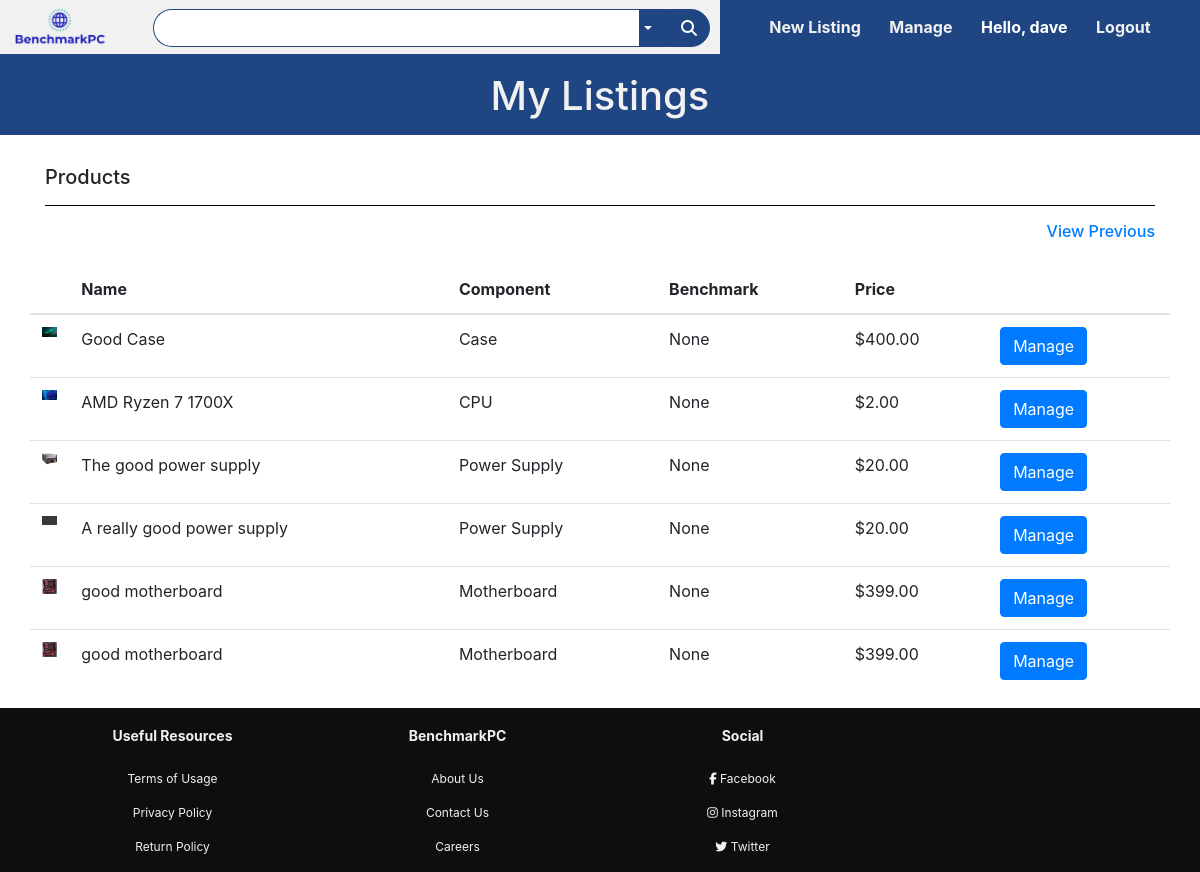
The app's page /manage (signed in), older data.
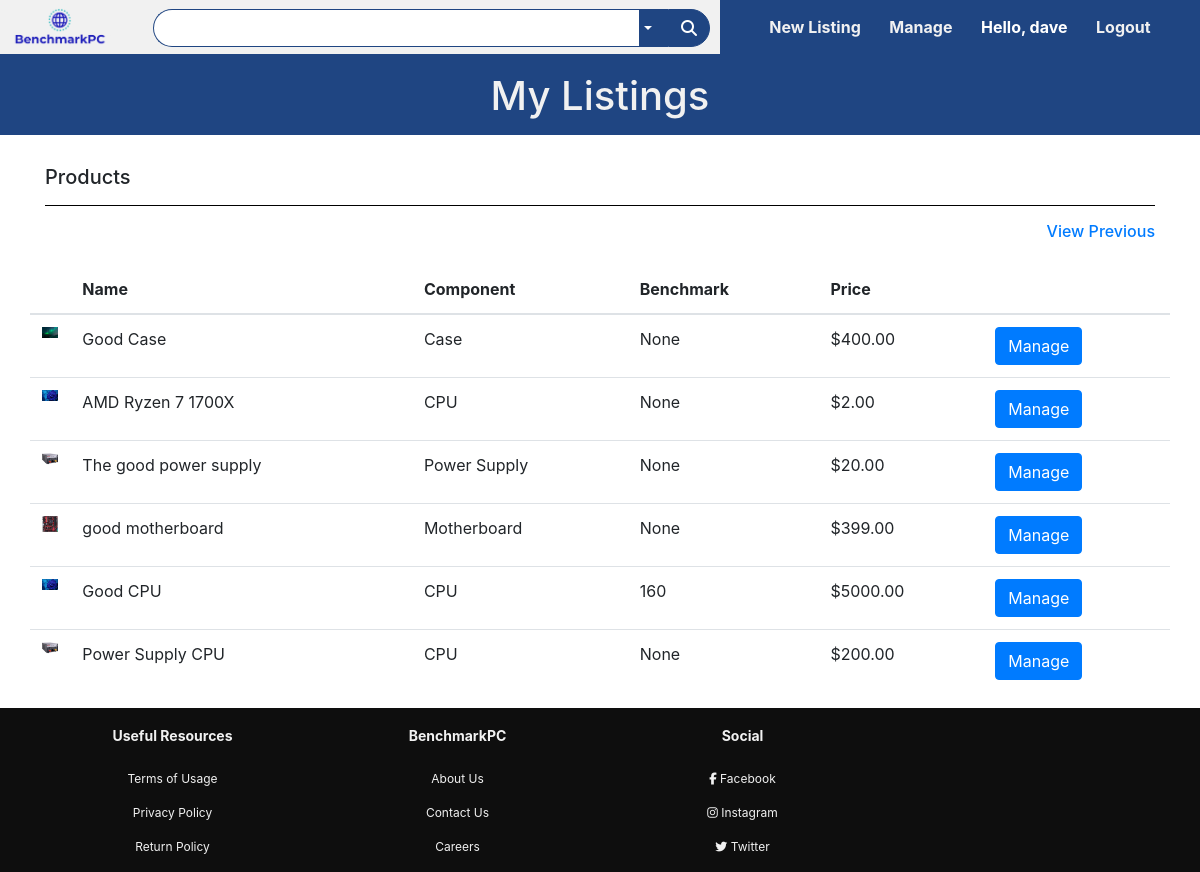
The same page, newer data.
### bench/models.py (models this page shows, shortened)
class User(UserMixin, db.Model):
    id = db.Column(db.Integer, primary_key=True)
    username = db.Column(db.String(80), unique=True, nullable=False)
    email = db.Column(db.String(120), unique=True, nullable=False)
    phone = db.Column(db.String(120), unique=True, nullable=False)
    password_hash = db.Column(db.String(128))
    listings = db.relationship('Listing', backref='user', lazy='dynamic')

class Images(db.Model):
    id = db.Column(db.Integer, primary_key=True)
    ImageName = db.Column(db.String(80), nullable=False)
    ImageListing = db.Column(db.Integer, db.ForeignKey('listing.id'))

class Listing(db.Model):
    id = db.Column(db.Integer, primary_key=True)
    ListingScore = db.Column(db.Integer, nullable=True)
    ListingState = db.Column(db.Integer, nullable=True, server_default="Open")
    ListingName = db.Column(db.String(80), unique=False, nullable=False)
    ListingPrice = db.Column(db.Numeric, unique=False, nullable=False)
    ListingType = db.Column(db.String(80), unique=False, nullable=False)
    ListingDescription = db.Column(
        db.String(80), unique=False, nullable=False, default="Empty")
    ListingTimeStamp = db.Column(
        db.DateTime, default=datetime.datetime.utcnow(), nullable=False)
    userId = db.Column(db.Integer, db.ForeignKey('user.id'))

### bench/routes.py (the view)
@app.route('/manage')
def manageListings():
    if current_user.is_anonymous:
        return redirect('/login')
    title = "Manage Listings | BenchmarkPC"
    listings = Listing.query.filter(Listing.userId==current_user.id, Listing.ListingState=='Open').all()
    listingsAndImages = []
    for listing in listings:
        print("Getting Image")
        image = Images.query.filter_by(ImageListing=listing.id).first()
        if(image != None):
            print("Got Image")
            listingsAndImages.append([listing, image.ImageName])
        else:
            listingsAndImages.append([listing])
    return render_template('search.html', title=title, listings=listingsAndImages, viewType='manage')

### bench/models.py (called while the page is built)
@login_manager.user_loader
def load_user(id):
    return User.query.get(int(id))

### bench/templates/search.html
{% extends 'base.html' %}
{% block content %}
<section class="results-heading-box">
    <div class="container">
        {% if viewType == 'search' %}
            <h1 class="text-center page-title">Results</h1>
        {% elif viewType == 'manage' %}
        <h1 class="text-center page-title">My Listings</h1>
        {% elif viewType == 'previous' %}
        <h1 class="text-center page-title">My Sold Listings</h1>
        {% endif %}
    </div>
</section>
<section class="product-results">
    <div class="sub-header-results container">
        <h5>Products</h5>
        <hr>
    </div>
    <div class="extra-actions container">
        <ul>
            {% if viewType == 'search' %}
            <li>
                <a href="/compare">
                    <h6>Compare</h6>
                </a>
            </li>
            <li>
                <a href="/price-notif">
                    <h6>Price Alert</h6>
                </a>
            </li>
            {% elif viewType == 'manage' %}
            <li>
                <a href="/previous">
                    <h6>View Previous</h6>
                </a>
            </li>
            {% elif viewType == 'previous' %}
            <li>
                <a href="/manage">
                    <h6>Manage Current</h6>
                </a>
            </li>
            {% endif %}
        </ul>
    </div>
    <table class="table table-hover container results-table">
        <thead>
            <tr class="results-table-header">
            <th scope="col"></th>
            <th scope="col">Name</th>
            <th scope="col">Component</th>
            <th scope="col">Benchmark</th>
            <th scope="col">Price</th>
            <th scope="col"></th>
            </tr>
        </thead>
        <tbody>
            {% for listing in listings %}
            <tr>
            <th scope="row">
                <div class="image-parent">
                    <div class="image-container">
                        {% if listing|length == 1 %}
                        <img src="static/placeholder.png" alt="static/Images/6_p.jpg">
                        {% elif listing|length == 2 %}
                        <img src="static/Images/{{ listing[1] }}" alt="static/Images/6_p.jpg">
                        {% endif %}
                    </div>
                </div>
            </th>
            <td>{{ listing[0].ListingName }}</td>
            <td>{{ listing[0].ListingType }}</td>
            <td>{{ listing[0].ListingScore }}</td>
            <td>{{"${0:.2f}".format(listing[0].ListingPrice)}}</td>
            <td>
                {% if viewType == 'search' or viewType == 'previous' %}
                <a href="/listing/{{ listing[0].id }}" class="btn btn-primary">View</a></td>
                {% elif viewType == 'manage' %}
                <a href="/manage/{{ listing[0].id }}" class="btn btn-primary">Manage</a></td>
                {% endif %}
            </tr>
            {% endfor %}
        </tbody>
    </table>
</section>
{% endblock %}

### bench/templates/base.html (shortened to what this page needs)
<!DOCTYPE html>
<html>
    <head>
        <link rel="stylesheet" type="text/css" href="{{ url_for('static',filename='styles/base.css') }}">
        <link rel="stylesheet" href="https://stackpath.bootstrapcdn.com/bootstrap/4.3.1/css/bootstrap.min.css">
    </head>
    <body>
        <div class="nav-bar" style="margin-bottom: 0;">
            <div class="search">
                <a href="/">
                    <img src="/static/logo.PNG" class="logo">
                </a>
                <input form="searchForm" name="searchText" type="text" class="form-control search-bar-form">
                <div class="dropdown">
                    <button class="dropbtn dropdown-toggle" type="button" id="dropdownMenuButton"
                    data-toggle="dropdown" aria-haspopup="true" aria-expanded="false"></button>
                </div>
                <span class="input-group-text search-bar-span">
                    <button type="submit" tabindex="2" form="searchForm" class="search-button-box">
                        <i class="fas fa-search"></i>
                    </button>
                </span>
            </div>
            <div class="menu-bar">
                <ul>
                    <li>
                        <a href="/newListing">New Listing</a>
                        <a href="/manage">Manage</a>
                        {% if current_user.is_authenticated %}
                        <a id="userText">Hello, {{ current_user.username }}</a>
                        <a href="/logout">Logout</a>
                        {% else %}
                        <a href="/login">Login</a>
                        <a href="/register">Register</a>
                        {% endif %}
                    </li>
                </ul>
            </div>
        </div>
    {% block content %}
    {% endblock %}
        <section class="Footer">
            <div class="text-center footer-box">
                <div class="container resources">
                    <div class="row">
                        <div class="col-md-3">
                            <h2>Useful Resources</h2>
                            <p>Terms of Usage</p>
                            <p>Privacy Policy</p>
                            <p>Return Policy</p>
                        </div>
                        <div class="col-md-3">
                            <h2>BenchmarkPC</h2>
                            <p>About Us</p>
                            <p>Contact Us</p>
                            <p>Careers</p>
                        </div>
                        <div class="col-md-3">
                            <h2>Social</h2>
                            <p>
                                <i class="fab fa-facebook-f"></i>
                                Facebook
                            </p>
                            <p>
                                <i class="fab fa-instagram"></i>
                                Instagram
                            </p>
                            <p>
                                <i class="fab fa-twitter"></i>
                                Twitter
                            </p>
                        </div>
                    </div>
                </div>
            </div>
        </section>
    </body>
</html>

### bench/static/styles/base.css (style rules this page uses)
* { margin: 0; padding: 0; }
body { background-color: #f1f1f1; font-family: sans-serif; }
.nav-bar { height: 57px; top: 0; position: sticky; background: #f1f1f1; margin-bottom: 20px; border-bottom: 3px solid #1f4582; z-index: 5; }
.logo { height: 40px; margin: 7px 12px; }
.search-button-box { overflow: hidden !important; background: rgba(0, 0, 0, 0); border-style: none !important; }
.search-bar-form { margin-top: 9px; margin-left: 30px; border: 1px solid #1f4582 !important; border-right: none !important; border-top-left-radius: 20px !important; border-bottom-left-radius: 20px !important; border-top-right-radius: 0px !important; border-bottom-right-radius: 0px !important; box-shadow: none !important; }
.search-bar-span { background: #1f4582 !important; border: 1px solid #1f4582 !important; margin: 9px 10px 7px 0px !important; border-top-left-radius: 0px !important; border-bottom-left-radius: 0px !important; border-top-right-radius: 20px !important; border-bottom-right-radius: 20px !important; cursor: pointer; }
.search { display: inline-flex; width: 60%; }
.fa-search { color: white; }
.menu-bar { width: 40%; height: 27px; float: right; }
.menu-bar ul li { list-style-type: none; padding: 15px 35px; display: flex; flex-direction: row; justify-content: space-around; flex-wrap: nowrap; background-color: #1f4582; cursor: pointer; }
.menu-bar ul li a { font-size: 16px; font-weight: bold; color: #f1f1f1; text-decoration: none; }
.footer-box { background: rgb(14, 14, 14); color: #f1f1f1; }
.resources h2 { font-weight: bold; font-size: 14px; margin-top: 20px; margin-bottom: 25px; }
.resources p { font-size: 12px; }
#userText { color: white !important; }
.dropbtn { background-color: #1f4582 !important; color: #fff !important; margin-top: 9px !important; height: 38px !important; padding: 5px 15px 5px 5px !important; border: 1px solid #1f4582 !important; border-left: none !important; }
.dropdown { position: relative !important; display: inline-block !important; }
.page-title { padding: 15px; color: #f1f1f1; }
.results-heading-box { background-color: #1f4582 !important; margin-bottom: 30px; }
.results-table-header { border-top: hidden; }
.sub-header-results hr { color: black !important; background-color: black !important; }
.extra-actions ul { list-style-type: none; overflow: hidden; }
.extra-actions li { float: right; }
.extra-actions li a { display: block; text-align: center; padding-left: 15px; }
.image-parent { width: 48; }
.image-container { display: block; width: 100%; height: auto; position: relative; overflow: hidden; padding: 100% 0 0 0; }
.image-container img { display: block; max-width: 100%; max-height: 100%; position: absolute; top: 0; bottom: 0; left: 0; right: 0; }

Row changes from the older to the newer data that the page shows:
no longer on this page (row edited): Listing: ListingName "A really good power supply", ListingType "Power Supply", ListingScore "None", ListingPrice "$20.00"
removed Images: ImageName (picture), ListingName "good motherboard", ListingType "Motherboard", ListingScore "None"
removed Listing: ListingPrice "$399.00"
added Images: ImageName (picture), ListingName "Good CPU", ListingType "CPU", ListingScore "160"
added Listing: ListingPrice "$5000.00"
added Images: ImageName (picture), ListingName "Power Supply CPU", ListingType "CPU", ListingScore "None"
added Listing: ListingPrice "$200.00"
